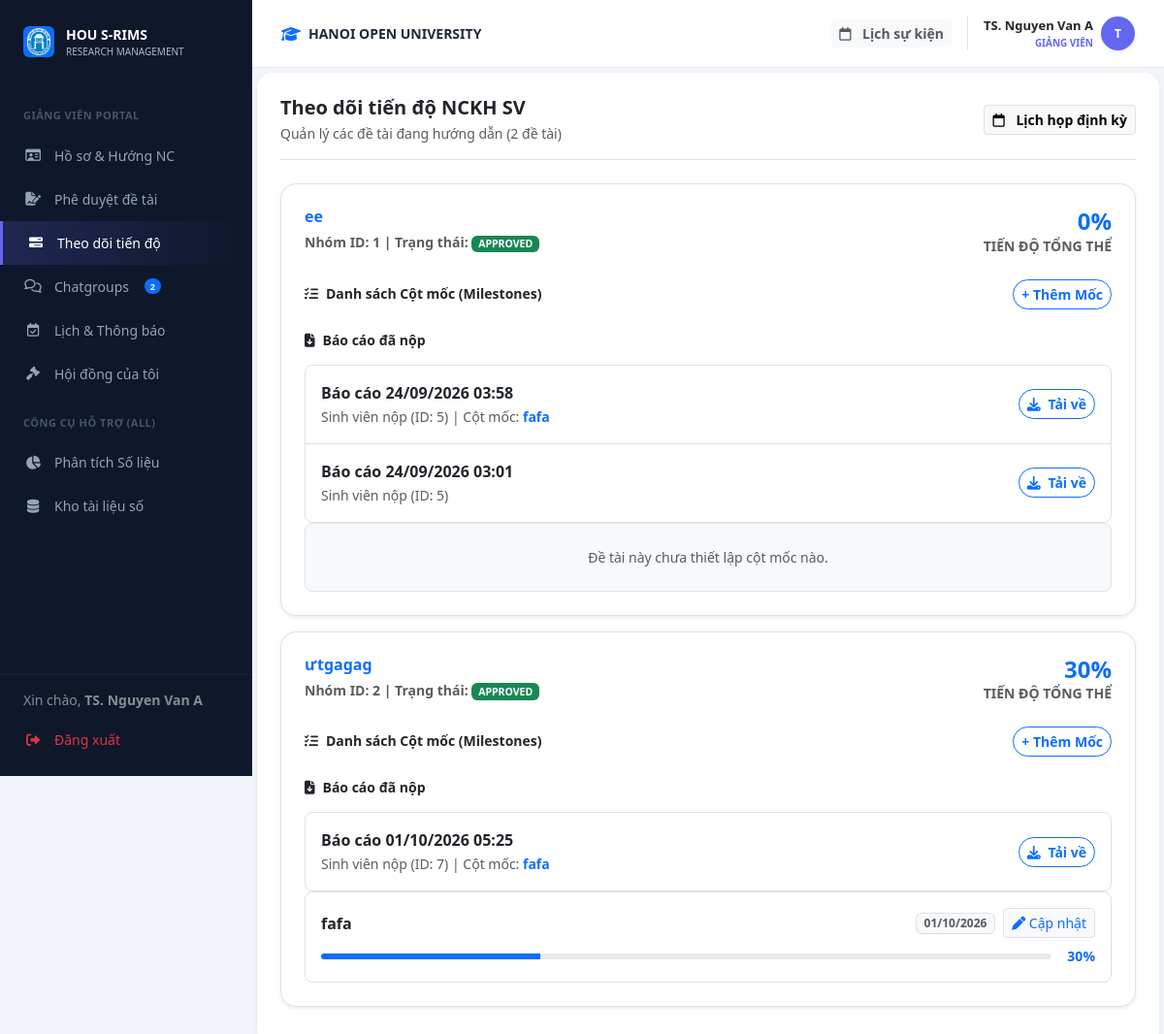
The app's page /lecturer/progress (signed in), older data.
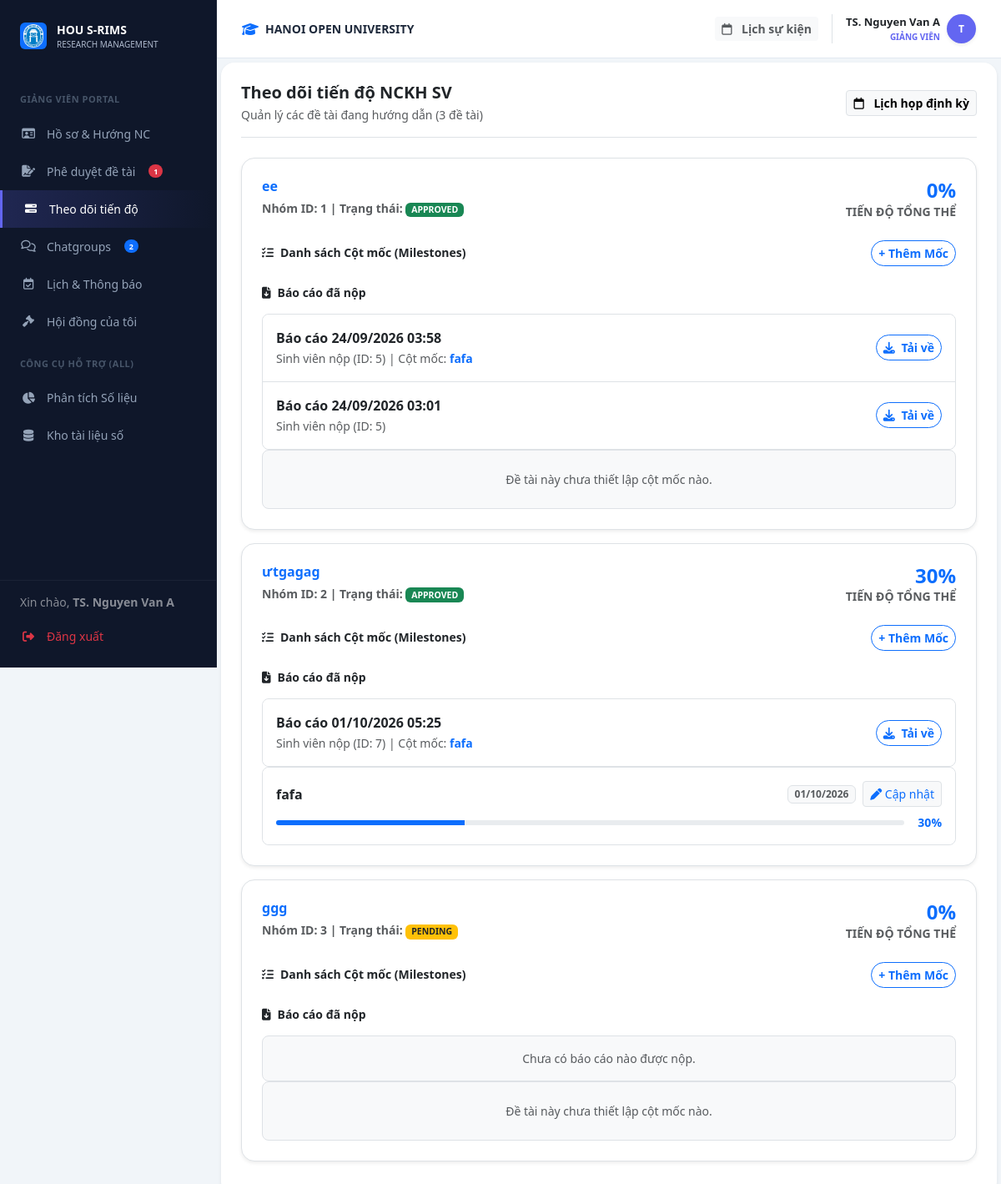
The same page, newer data.
### models.py (models this page shows)
class Topic(db.Model):
    __tablename__ = 'topics'
    id = db.Column(db.Integer, primary_key=True)
    title = db.Column(db.String(200), nullable=False)   # renamed from 'name'
    description = db.Column(db.Text, nullable=True)
    batch_id = db.Column(db.Integer, db.ForeignKey('batches.id'), nullable=True)
    mentor_id = db.Column(db.Integer, db.ForeignKey('users.id'), nullable=True)
    group_id = db.Column(db.Integer, db.ForeignKey('groups.id'), nullable=True)
    status = db.Column(db.String(20), default='pending') # pending, faculty_pending, approved, rejected
    created_at = db.Column(db.DateTime, default=datetime.utcnow)
    meetings = db.relationship('Meeting', backref='topic', lazy=True)
    milestones = db.relationship('Milestone', backref='topic', lazy=True)

class Submission(db.Model):
    __tablename__ = 'submissions'
    id = db.Column(db.Integer, primary_key=True)
    topic_id = db.Column(db.Integer, db.ForeignKey('topics.id'), nullable=False)
    milestone_id = db.Column(db.Integer, db.ForeignKey('milestones.id'), nullable=True)
    uploader_id = db.Column(db.Integer, db.ForeignKey('users.id'), nullable=False)
    file_url = db.Column(db.String(255), nullable=False)
    type = db.Column(db.String(50), nullable=False)
    submitted_at = db.Column(db.DateTime, default=datetime.utcnow)
    milestone = db.relationship('Milestone', backref='submissions')

class Milestone(db.Model):
    __tablename__ = 'milestones'
    id = db.Column(db.Integer, primary_key=True)
    topic_id = db.Column(db.Integer, db.ForeignKey('topics.id'), nullable=False)
    name = db.Column(db.String(100), nullable=False)
    deadline = db.Column(db.DateTime, nullable=False)
    description = db.Column(db.Text, nullable=True)
    status = db.Column(db.String(20), default='pending')

### routes/lecturer_bp.py (the view)
@lecturer_bp.route('/progress')
def progress():
    user_id = session.get('user_id')
    my_topics = Topic.query.filter_by(mentor_id=user_id).all()
    all_milestones = []
    if my_topics:
        for t in my_topics:
            t.submissions = Submission.query.filter_by(topic_id=t.id).order_by(Submission.submitted_at.desc()).all()
            t.milestones_list = Milestone.query.filter_by(topic_id=t.id).order_by(Milestone.deadline.asc()).all()
            total_progress = 0
            for m in t.milestones_list:
                p = Progress.query.filter_by(milestone_id=m.id).order_by(Progress.updated_at.desc()).first()
                m.progress_pct = p.percentage if p else 0
                total_progress += m.progress_pct
                all_milestones.append(m)
            if len(t.milestones_list) > 0:
                total_progress = total_progress // len(t.milestones_list)
            t.total_progress = total_progress
    return render_template('lecturer/progress.html', all_mentored_topics=my_topics, all_milestones=all_milestones)

### routes/lecturer_bp.py (called while the page is built)
@lecturer_bp.before_request
def require_lecturer():
    if session.get('role') != 'lecturer':
        return redirect(url_for('auth.login'))

@lecturer_bp.context_processor
def inject_common_data():
    user_id = session.get('user_id')
    current_user = User.query.get(user_id) if user_id else None
    current_year = session.get('academic_year', '2025-2026')
    active_batch = Batch.query.filter_by(academic_year=current_year, status='active').first()
    global_pending_topics_count = Topic.query.filter_by(mentor_id=user_id, status='pending').count() if user_id else 0
    global_my_groups_count = Topic.query.filter(Topic.mentor_id == user_id, Topic.status == 'approved', Topic.group_id.isnot(None)).count() if user_id else 0
    return dict(current_user=current_user, current_time=datetime.utcnow(), active_batch=active_batch, global_pending_topics_count=global_pending_topics_count, global_my_groups_count=global_my_groups_count)

### templates/lecturer/progress.html (shortened to what the changed rows need)
{% extends "layouts/lecturer_layout.html" %}
{% block lecturer_content %}
<div id="view-l-progress" class="fade-in ">
                <div class="card border-0 shadow-sm rounded-4 p-4">
                    <div class="d-flex justify-content-between align-items-center mb-4 border-bottom pb-3">
                        <div>
                            <h5 class="fw-bold mb-1">Theo dõi tiến độ NCKH SV</h5>
                            <div class="small text-muted">Quản lý các đề tài đang hướng dẫn ({{ all_mentored_topics|length }} đề tài)</div>
                        </div>
                    </div>
                    {% if all_mentored_topics %}
                        {% for t in all_mentored_topics %}
                        {% set status_map = {'pending': 1, 'faculty_pending': 2, 'approved': 3} %}
                        {% set step = status_map.get(t.status, 1) %}
                        {% set pct = (step / 3 * 100) | round | int %}
                        <div class="bg-white border rounded-4 p-4 mb-3 shadow-sm">
                            <div class="d-flex justify-content-between mb-3">
                                <div>
                                    <h6 class="fw-bold text-primary mb-1">{{ t.title }}</h6>
                                    <small class="text-muted fw-bold">Nhóm ID: {{ t.group_id or 'N/A' }} | Trạng thái: <span class="badge {% if t.status == 'approved' %}bg-success{% else %}bg-warning text-dark{% endif %}">{{ t.status | upper }}</span></small>
                                </div>
                                <div class="text-end">
                                    <div class="h4 fw-bold text-primary mb-0">{{ t.total_progress | default(0) }}%</div>
                                    <div class="small text-muted fw-bold">TIẾN ĐỘ TỔNG THỂ</div>
                                </div>
                            </div>
                            <div class="mt-4">
                                <div class="d-flex justify-content-between align-items-center mb-3">
                                    <h6 class="fw-bold mb-0 small"><i class="fa-solid fa-list-check me-2"></i>Danh sách Cột mốc (Milestones)</h6>
                                    <button class="btn btn-sm btn-outline-primary rounded-pill fw-bold" onclick="openAddMilestoneModal({{ t.id }})">+ Thêm Mốc</button>
                                </div>
                                <div class="mt-4">
                                    <h6 class="fw-bold mb-3 small"><i class="fa-solid fa-file-arrow-down me-2"></i>Báo cáo đã nộp</h6>
                                    {% if t.submissions %}
                                        <div class="list-group list-group-flush border rounded-3">
                                        {% for sub in t.submissions %}
                                            <div class="list-group-item p-3 d-flex justify-content-between align-items-center">
                                                <div>
                                                    <div class="fw-bold text-dark">Báo cáo {{ sub.submitted_at.strftime('%d/%m/%Y %H:%M') }}</div>
                                                    <small class="text-muted">Sinh viên nộp (ID: {{ sub.uploader_id }})
                                                    {% if sub.milestone %} | Cột mốc: <span class="fw-bold text-primary">{{ sub.milestone.name }}</span>{% endif %}
                                                    </small>
                                                </div>
                                                <a href="/api/submissions/download/{{ sub.id }}" class="btn btn-sm btn-outline-primary rounded-pill fw-bold"><i class="fa-solid fa-download me-1"></i> Tải về</a>
                                            </div>
                                        {% endfor %}
                                        </div>
                                    {% else %}
                                        <div class="text-center p-3 border rounded-3 bg-light text-muted small">Chưa có báo cáo nào được nộp.</div>
                                    {% endif %}
                                </div>
                                {% if t.milestones_list %}
                                <div class="list-group list-group-flush border rounded-3">
                                    {% for m in t.milestones_list %}
                                    <div class="list-group-item p-3">
                                        <div class="d-flex justify-content-between align-items-center mb-2">
                                            <div class="fw-bold {{ 'text-success' if m.progress_pct == 100 else 'text-dark' }}">{{ m.name }}</div>
                                            <div class="d-flex gap-2 align-items-center">
                                                <span class="badge bg-light text-muted border">{{ m.deadline.strftime('%d/%m/%Y') }}</span>
                                                <button class="btn btn-sm btn-light text-primary border" onclick="updateMilestoneProgress({{ m.id }}, {{ m.progress_pct }}, '{{ m.name|replace('\'', '\\\'') }}')"><i class="fa-solid fa-pen"></i> Cập nhật</button>
                                            </div>
                                        </div>
                                        <div class="d-flex align-items-center gap-3">
                                            <div class="progress flex-grow-1" style="height: 6px;">
                                                <div class="progress-bar {{ 'bg-success' if m.progress_pct == 100 else 'bg-primary' }}" style="width: {{ m.progress_pct }}%"></div>
                                            </div>
                                            <div class="small fw-bold {{ 'text-success' if m.progress_pct == 100 else 'text-primary' }}">{{ m.progress_pct }}%</div>
                                        </div>
                                    </div>
                                    {% endfor %}
                                </div>
                                {% else %}
                                    <div class="text-center p-4 border rounded-3 bg-light text-muted small">
                                        Đề tài này chưa thiết lập cột mốc nào.
                                    </div>
                                {% endif %}
                            </div>
                        </div>
                        {% endfor %}
                    {% else %}
                        <div class="text-center text-muted py-5">
                            <i class="fa-solid fa-clipboard-list fs-1 d-block mb-3 opacity-25"></i>
                            <div class="fw-bold">Chưa có đề tài nào đang hướng dẫn</div>
                            <div class="small">Sinh viên cần đăng ký và chọn bạn làm mentor</div>
                        </div>
                    {% endif %}
                </div>
        </div>
{% endblock %}

### templates/components/sidebar.html (shortened to what this page needs)
<div class="sidebar">
    <div class="sidebar-logo">
        <div class="d-flex align-items-center justify-content-center bg-primary rounded p-1" style="width: 32px; height: 32px;">
            <img src="{{ url_for('static', filename='assets/images/logo.png') }}" alt="" style="max-width:100%;">
        </div>
        <div>
            <div class="fw-bold text-white" style="font-size: 14px;">HOU S-RIMS</div>
            <div style="font-size: 10px; color: #aeb9cc;">RESEARCH MANAGEMENT</div>
        </div>
    </div>
    <div class="sidebar-menu-wrapper" style="flex: 1; overflow-y: auto; padding-bottom: 100px;">
    {% if session.get('role') == 'lecturer' %}
    <div class="menu-category">GIẢNG VIÊN PORTAL</div>
    <a href="{{ url_for('lecturer.dashboard') }}" class="nav-link {{ 'active-purple' if request.endpoint == 'lecturer.dashboard' else '' }}">
        <i class="fa-regular fa-id-card"></i> Hồ sơ & Hướng NC
    </a>
    <a href="{{ url_for('lecturer.approve') }}" class="nav-link {{ 'active-purple' if request.endpoint == 'lecturer.approve' else '' }}">
        <i class="fa-solid fa-file-signature"></i> Phê duyệt đề tài
        {% set pending_count = global_pending_topics_count if global_pending_topics_count is defined else (pending_topics | length if pending_topics is defined else 0) %}
        {% if pending_count > 0 %}<span class="badge bg-danger rounded-pill ms-1" style="font-size: 9px;">{{ pending_count }}</span>{% endif %}
    </a>
    <a href="{{ url_for('lecturer.progress') }}" class="nav-link {{ 'active-purple' if request.endpoint == 'lecturer.progress' else '' }}">
        <i class="fa-solid fa-bars-progress"></i> Theo dõi tiến độ
    </a>
    <a href="{{ url_for('lecturer.chat') }}" class="nav-link {{ 'active-purple' if request.endpoint == 'lecturer.chat' else '' }}">
        <i class="fa-regular fa-comments"></i> Chatgroups
        {% set group_count = global_my_groups_count if global_my_groups_count is defined else (my_groups | length if my_groups is defined else 0) %}
        {% if group_count > 0 %}<span class="badge bg-primary rounded-pill ms-1" style="font-size: 9px;">{{ group_count }}</span>{% endif %}
    </a>
    <a href="{{ url_for('lecturer.calendar') }}" class="nav-link {{ 'active-purple' if request.endpoint == 'lecturer.calendar' else '' }}">
        <i class="fa-regular fa-calendar-check"></i> Lịch & Thông báo
    </a>
    <a href="{{ url_for('lecturer.council') }}" class="nav-link {{ 'active-purple' if request.endpoint == 'lecturer.council' else '' }}">
        <i class="fa-solid fa-gavel"></i> Hội đồng của tôi
    </a>
    {% endif %}
    <div class="menu-category">CÔNG CỤ HỖ TRỢ (ALL)</div>
    <a href="{{ url_for('web.analysis_page') }}" class="nav-link {{ 'active-main' if request.endpoint == 'web.analysis_page' else '' }}">
        <i class="fa-solid fa-chart-pie"></i> Phân tích Số liệu
    </a>
    <a href="{{ url_for('web.repository_page') }}" class="nav-link {{ 'active-main' if request.endpoint == 'web.repository_page' else '' }}">
        <i class="fa-solid fa-database"></i> Kho tài liệu số
    </a>
    </div>
    <div class="sidebar-footer" style="position: absolute; bottom: 0; left: 0; right: 0; background: var(--sidebar-bg); border-top: 1px solid rgba(255,255,255,0.05); padding: 15px 0;">
        <div class="px-4 mb-2 text-white small opacity-50">
            Xin chào, <strong>{{ session.get('user_name', 'Khách') }}</strong>
        </div>
        <a href="{{ url_for('auth.logout') }}" class="nav-link text-danger">
            <i class="fa-solid fa-right-from-bracket"></i> Đăng xuất
        </a>
    </div>
</div>

Row changes from the older to the newer data that the page shows:
added Topic: title "ggg", group "3", status "PENDING", total_progress "0", shows "Chưa có báo cáo nào được nộp.", shows "Đề tài này chưa thiết lập cột mốc nào."
Text that changed along with them:
{{ pending_count }}: (not shown) → "1"
{{ all_mentored_topics|length }}: "2" → "3"
